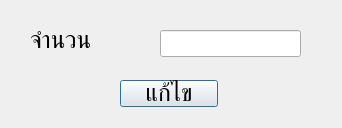
<?xml version="1.0" encoding="UTF-8"?>
<ui version="4.0">
 <class>Dialog</class>
 <widget class="QDialog" name="Dialog">
  <property name="geometry">
   <rect>
    <x>0</x>
    <y>0</y>
    <width>342</width>
    <height>128</height>
   </rect>
  </property>
  <property name="font">
   <font>
    <family>TH SarabunPSK</family>
    <pointsize>18</pointsize>
   </font>
  </property>
  <property name="windowTitle">
   <string>แก้ไขจำนวน</string>
  </property>
  <widget class="QPushButton" name="edit_button">
   <property name="geometry">
    <rect>
     <x>120</x>
     <y>80</y>
     <width>98</width>
     <height>27</height>
    </rect>
   </property>
   <property name="font">
    <font>
     <family>TH SarabunPSK</family>
     <pointsize>18</pointsize>
    </font>
   </property>
   <property name="text">
    <string>แก้ไข</string>
   </property>
  </widget>
  <widget class="QLineEdit" name="line_units">
   <property name="geometry">
    <rect>
     <x>160</x>
     <y>30</y>
     <width>141</width>
     <height>27</height>
    </rect>
   </property>
   <property name="font">
    <font>
     <family>TH SarabunPSK</family>
     <pointsize>18</pointsize>
    </font>
   </property>
  </widget>
  <widget class="QLabel" name="label">
   <property name="geometry">
    <rect>
     <x>30</x>
     <y>30</y>
     <width>66</width>
     <height>21</height>
    </rect>
   </property>
   <property name="font">
    <font>
     <family>TH SarabunPSK</family>
     <pointsize>18</pointsize>
    </font>
   </property>
   <property name="text">
    <string>จำนวน</string>
   </property>
  </widget>
 </widget>
 <resources/>
 <connections/>
</ui>
